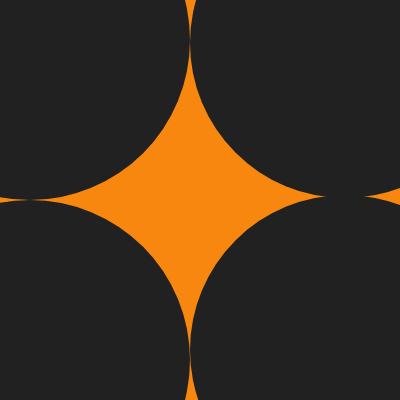
Frame 1 (no input)
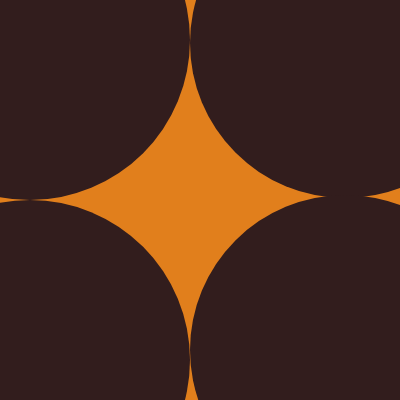
Frame 60 (no input)
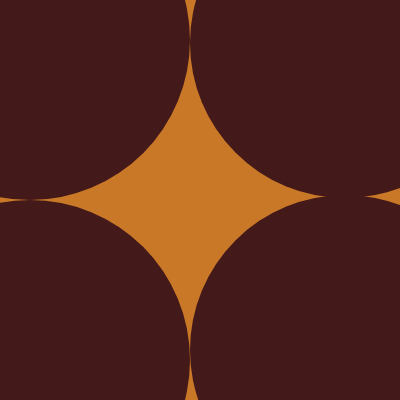
Frame 120 (the mouse pressed at the canvas centre since frame 60)

The p5.js sketch that drew these frames (run headless with seeded random() and noise() and a simulated clock; from frame 60 on, the mouse is pressed at the canvas centre):

// p5.js sketch
// ── sketch.js
let a,b,a1,b1;
function setup() {
  createCanvas(400, 400);
  a = color("#f8870fff");
  b = color("#212121ff");
}

function draw() {
  let fade = constrain(frameCount/450, 0, 1);
  a1=(lerpColor(a, color("#494d6dff"), fade));
  b1=(lerpColor(b, color("#a40404ff"), fade));
  background(a1);
  noStroke();
  fill(b1);

  ellipse(30, 40, 320);
  ellipse(345, 43, 310);
  ellipse(345, 350, 310);
  ellipse(30, 360, 320);

}
